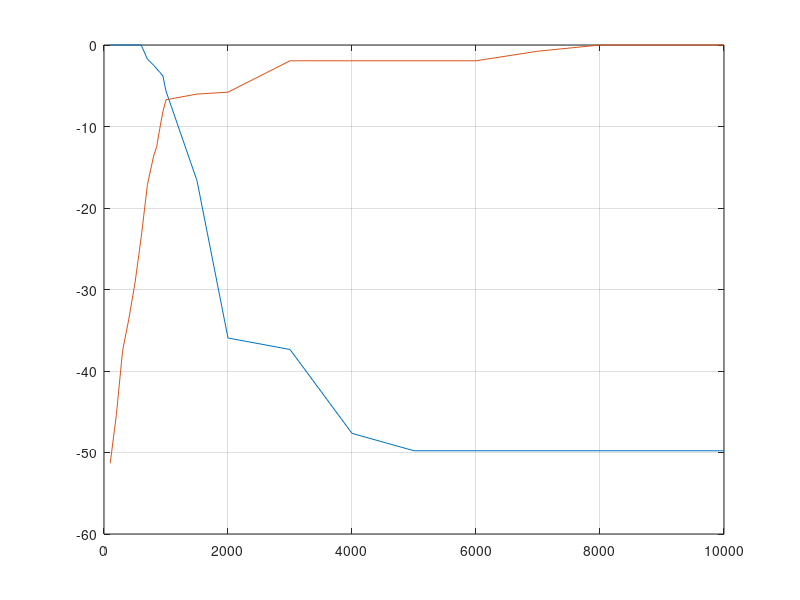

Write MATLAB code to recreate this figure.


%High pass filter Vmax values for cut off frequency 1kHz
HPF=[0,104,128,168,192,224,272,340,384,400,432,464,488,500,504,576,576,576,576,600,616,616,616];
%Low pass filter Vmax values for cut off frequency 1kHz
LPF =[0,584,584,584,584,584,584,550,536,528,520,512,480,328,168,160,112,104,104,104,104,104,104];
%Frequencies of the input signal used for measurments.
Frequencies = [0,100,200,300,400,500,600,700,800,850,900,950,1000,1500,2000,3000,4000,5000,6000,7000,8000,9000,10000];
for a = 0 : length(LPF)-1

indB(a+1) = 20*log2(LPF(a+1)/584); %Calculate magnitudes in dB for LPF
indB1(a+1) = 20*log2(HPF(a+1)/616);%Calculate magnitudes in dB for HPF
end

plot(Frequencies, indB) %plot the LPF frequency response

hold

plot(Frequencies, indB1) %plot the HPF frequency response

grid